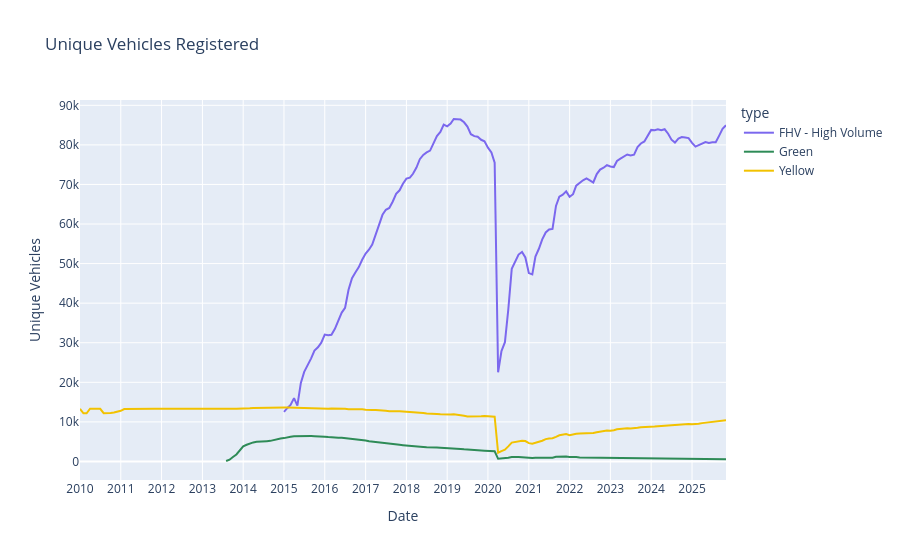

The notebook cell saved with this chart:
### Markdown cell above
La gráfica muestra una tendencia bajista en el número de horas registradas por día por cada vehículo(licencia). Entre los años 2010-2014 abundaba el "doble-turno" en el que dos taxistas se ponían de acuerdo para compartir una misma licencia. Tendencia que ha ido en decremento dada la dificultad para coordinar los turnos y realizar el intercambio en una ciudad con tanto movimiento como Nueva York.

### Code cell
# Trip-in-progress hours per day per vehicle
res2 = con.execute(f"""
    SELECT
    CAST(strptime("Month/Year" || '-01', '%Y-%m-%d') AS DATE) AS month_year_date,
    try_cast(replace("Unique Vehicles", ',', '') AS BIGINT) AS unique_vehicles,
    "License Class" as type
    FROM '{path_agg_data}'
    WHERE "License Class" IN ('Yellow', 'Green', 'FHV - High Volume')
    ORDER BY month_year_date DESC;

""").pl()

fig = px.line(
    res2,
    x="month_year_date",
    y="unique_vehicles",
    color="type",
    title="Unique Vehicles Registered",
    color_discrete_map=color_map,
)

fig.update_xaxes(dtick="M12", tickformat="%Y")

fig.update_traces(
    hovertemplate="Date: %{x|%b %Y}<br>Unique Vehicles: %{y}<extra>%{fullData.name}</extra>"
)

fig.update_layout(
    xaxis_title="Date",
    yaxis_title="Unique Vehicles",
)

fig.show()

### Figure 1 — Plotly figure (JSON) as saved in the notebook; plotly's stock layout.template omitted (floating-point values rounded to 4 significant figures; data arrays with more than 128 entries replaced by an {"elided": "..."} marker saying what was removed)
{"data": [{"hovertemplate": "Date: %{x|%b %Y}<br>Unique Vehicles: %{y}<extra>%{fullData.name}</extra>", "legendgroup": "FHV - High Volume", "line": {"color": "#7B68EE", "dash": "solid"}, "marker": {"symbol": "circle"}, "mode": "lines", "name": "FHV - High Volume", "orientation": "v", "showlegend": true, "type": "scatter", "x": {"elided": "131 str values"}, "xaxis": "x", "y": {"elided": "131 int values"}, "yaxis": "y"}, {"hovertemplate": "Date: %{x|%b %Y}<br>Unique Vehicles: %{y}<extra>%{fullData.name}</extra>", "legendgroup": "Green", "line": {"color": "#2E8B57", "dash": "solid"}, "marker": {"symbol": "circle"}, "mode": "lines", "name": "Green", "orientation": "v", "showlegend": true, "type": "scatter", "x": {"elided": "148 str values"}, "xaxis": "x", "y": {"elided": "148 int values"}, "yaxis": "y"}, {"hovertemplate": "Date: %{x|%b %Y}<br>Unique Vehicles: %{y}<extra>%{fullData.name}</extra>", "legendgroup": "Yellow", "line": {"color": "#F2C200", "dash": "solid"}, "marker": {"symbol": "circle"}, "mode": "lines", "name": "Yellow", "orientation": "v", "showlegend": true, "type": "scatter", "x": {"elided": "191 str values"}, "xaxis": "x", "y": {"elided": "191 int values"}, "yaxis": "y"}], "layout": {"legend": {"title": {"text": "type"}, "tracegroupgap": 0}, "title": {"text": "Unique Vehicles Registered"}, "xaxis": {"anchor": "y", "domain": [0, 1], "dtick": "M12", "tickformat": "%Y", "title": {"text": "Date"}}, "yaxis": {"anchor": "x", "domain": [0, 1], "title": {"text": "Unique Vehicles"}}}}
